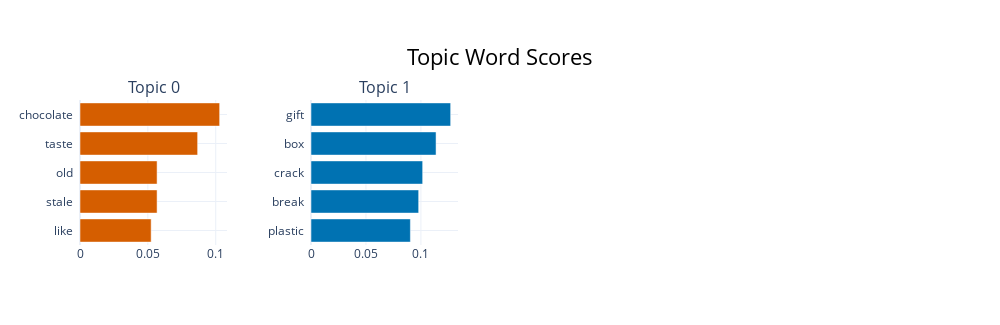

Notebook code for this chart:
### Code cell
topicModelNegative.visualize_barchart()

### Figure 1 — Plotly figure (JSON) as saved in the notebook; plotly's stock layout.template omitted (floating-point values rounded to 4 significant figures)
{"data": [{"marker": {"color": "#D55E00"}, "orientation": "h", "type": "bar", "x": [0.05242, 0.05678, 0.05678, 0.08666, 0.1029], "xaxis": "x", "y": ["like  ", "stale  ", "old  ", "taste  ", "chocolate  "], "yaxis": "y"}, {"marker": {"color": "#0072B2"}, "orientation": "h", "type": "bar", "x": [0.09043, 0.09796, 0.1016, 0.1138, 0.1271], "xaxis": "x2", "y": ["plastic  ", "break  ", "crack  ", "box  ", "gift  "], "yaxis": "y2"}], "layout": {"annotations": [{"font": {"size": 16}, "showarrow": false, "text": "Topic 0", "x": 0.0875, "xanchor": "center", "xref": "paper", "y": 1, "yanchor": "bottom", "yref": "paper"}, {"font": {"size": 16}, "showarrow": false, "text": "Topic 1", "x": 0.3625, "xanchor": "center", "xref": "paper", "y": 1, "yanchor": "bottom", "yref": "paper"}], "height": 325, "hoverlabel": {"bgcolor": "white", "font": {"family": "Rockwell", "size": 16}}, "showlegend": false, "title": {"font": {"color": "Black", "size": 22}, "text": "Topic Word Scores", "x": 0.5, "xanchor": "center", "yanchor": "top"}, "width": 1000, "xaxis": {"anchor": "y", "domain": [0, 0.175], "showgrid": true}, "xaxis2": {"anchor": "y2", "domain": [0.275, 0.45], "showgrid": true}, "xaxis3": {"anchor": "y3", "domain": [0.55, 0.725], "showgrid": true}, "xaxis4": {"anchor": "y4", "domain": [0.825, 1], "showgrid": true}, "yaxis": {"anchor": "x", "domain": [0, 1], "showgrid": true}, "yaxis2": {"anchor": "x2", "domain": [0, 1], "showgrid": true}, "yaxis3": {"anchor": "x3", "domain": [0, 1], "showgrid": true}, "yaxis4": {"anchor": "x4", "domain": [0, 1], "showgrid": true}}}
